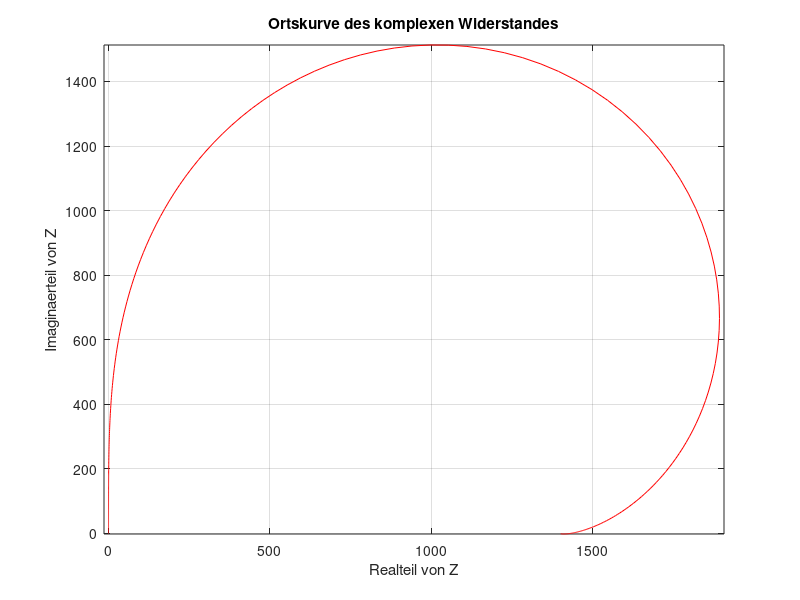
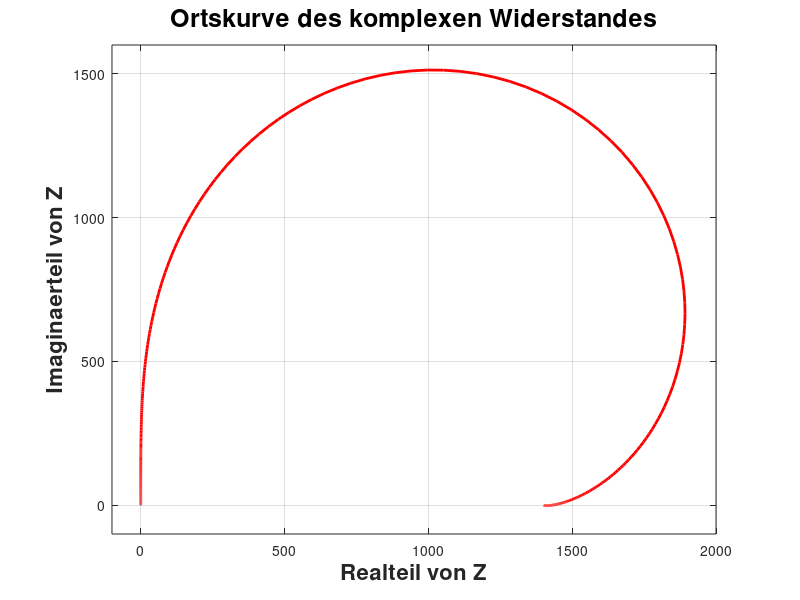

MATLAB code for these plots, in order:
%--------------------------------------------------------------
% Elektrische Systeme 1 
% Musterloesung - Aufgabe 31
% Prof. Dr.-Ing. V. Sommer, Beuth Hochschule fuer Technik Berlin
%--------------------------------------------------------------
%
% Das uebliche vorgehen
%
clear
close all
home
%
% Definition der in der Aufgabenstellung gegebenen Groessen
%
R = 1.4e3;   % in Ohm
L = 0.2e-3;   % in H
C = 100e-12;   % in F
%
% Festlegung der darzustellenden Frequenzen unter Beruecksichtigung der zu 
% waehlenden Darstellung 
% -> hier logarithmische aufteilung der Frequenzen, da der darzustellende 
%    Frequenzbereich von 1 Hz bis 100e6 Hz reicht !!
%
% logarithmisch geteilter Frequenzvektor von 1 Hz bis 0.1 GHz
f = logspace(0,8,1000); % Frequenz in Hz
                        % Die Darstellung erfolgt 1000 Punkten, die 
                        % logarithmischvon von 1e0==1 bis 1e8==100e6 verteilt
                        % sind
%
% Definition Hilfsgroessen
%
om = 2*pi*f;            % Kreisfrequenz in 1/s
%
% Definition des zu beruecksichtigen komplexen elektrischen Widerstandes 
% Aus U=R*I wird U=Z*I 
% Komplexen Widerstand als Vektor abhaengig von om berechnen
Z_RC = R + 1./(j*om*C);    % Reihenschaltung von R und C
Y = 1./Z_RC + 1./(j*om*L); % Parallelschaltung von L und RC
                           % hier Berechnug über die Addition der 
                           % komlexen elektrischen Leitwerte (Admittanzen)
Z = 1./Y;                  % Der Kehrwert des komplexen Leitwertes ist der 
                           % komplexe Widerstand
%
% Einfache grafische Darstellung
%
figure(1)
plot(Z,'r')     % Ortskurve (in rot) zeichnen
axis('equal')   % Beide Achsen gleich skalieren
grid
title('Ortskurve des komplexen Widerstandes')
xlabel('Realteil von Z')
ylabel('Imaginaerteil von Z')
%
% Fuer eine "schoenere" Grafik
%
figure(2)
set(plot(Z,'r'),"linewidth",2)
grid
axis('equal')
xlim ([-100,2000]);
ylim ([-100,1600]);
set(title('Ortskurve des komplexen Widerstandes'),"fontsize",18)
xlabel('Realteil von Z','FontSize',16,'FontWeight','bold')
ylabel('Imaginaerteil von Z','FontSize',16,'FontWeight','bold')